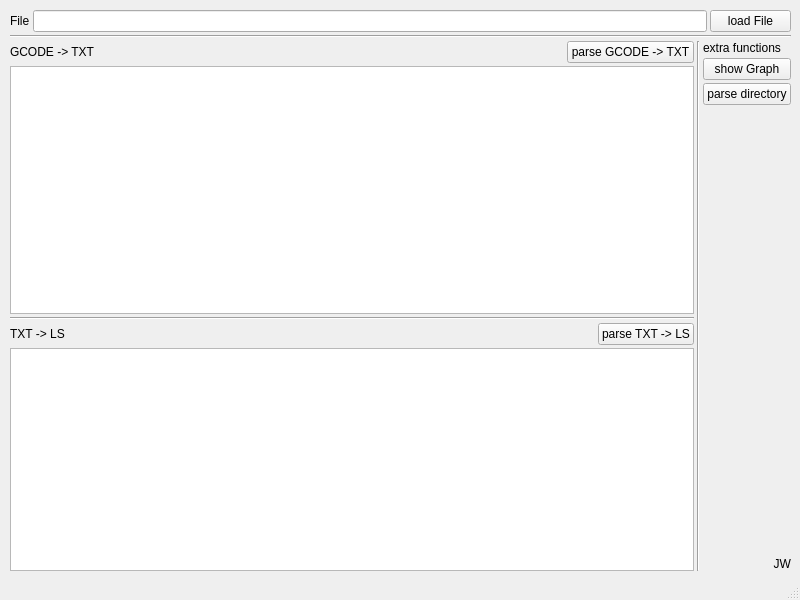
<?xml version="1.0" encoding="UTF-8"?>
<ui version="4.0">
 <class>MainWindow</class>
 <widget class="QMainWindow" name="MainWindow">
  <property name="geometry">
   <rect>
    <x>0</x>
    <y>0</y>
    <width>800</width>
    <height>600</height>
   </rect>
  </property>
  <property name="sizePolicy">
   <sizepolicy hsizetype="Fixed" vsizetype="Fixed">
    <horstretch>0</horstretch>
    <verstretch>0</verstretch>
   </sizepolicy>
  </property>
  <property name="minimumSize">
   <size>
    <width>800</width>
    <height>600</height>
   </size>
  </property>
  <property name="maximumSize">
   <size>
    <width>800</width>
    <height>641</height>
   </size>
  </property>
  <property name="windowTitle">
   <string>Parser GCODE -&gt; TXT -&gt; LS gui_v03_180802</string>
  </property>
  <widget class="QWidget" name="centralwidget">
   <property name="sizePolicy">
    <sizepolicy hsizetype="Fixed" vsizetype="Fixed">
     <horstretch>0</horstretch>
     <verstretch>0</verstretch>
    </sizepolicy>
   </property>
   <property name="minimumSize">
    <size>
     <width>800</width>
     <height>600</height>
    </size>
   </property>
   <property name="maximumSize">
    <size>
     <width>800</width>
     <height>559</height>
    </size>
   </property>
   <widget class="QWidget" name="verticalLayoutWidget_3">
    <property name="geometry">
     <rect>
      <x>10</x>
      <y>10</y>
      <width>781</width>
      <height>561</height>
     </rect>
    </property>
    <layout class="QVBoxLayout" name="verticalLayout_3">
     <property name="spacing">
      <number>3</number>
     </property>
     <property name="sizeConstraint">
      <enum>QLayout::SetMinimumSize</enum>
     </property>
     <item>
      <layout class="QHBoxLayout" name="horizontalLayout">
       <item>
        <widget class="QLabel" name="label">
         <property name="text">
          <string>File</string>
         </property>
        </widget>
       </item>
       <item>
        <widget class="QLineEdit" name="lineEdit"/>
       </item>
       <item>
        <widget class="QPushButton" name="button_loadFile">
         <property name="sizePolicy">
          <sizepolicy hsizetype="Fixed" vsizetype="Fixed">
           <horstretch>81</horstretch>
           <verstretch>0</verstretch>
          </sizepolicy>
         </property>
         <property name="minimumSize">
          <size>
           <width>81</width>
           <height>0</height>
          </size>
         </property>
         <property name="text">
          <string>load File</string>
         </property>
        </widget>
       </item>
      </layout>
     </item>
     <item>
      <widget class="Line" name="line_3">
       <property name="orientation">
        <enum>Qt::Horizontal</enum>
       </property>
      </widget>
     </item>
     <item>
      <layout class="QHBoxLayout" name="horizontalLayout_4">
       <property name="spacing">
        <number>3</number>
       </property>
       <item>
        <layout class="QVBoxLayout" name="verticalLayout">
         <property name="spacing">
          <number>3</number>
         </property>
         <property name="topMargin">
          <number>0</number>
         </property>
         <property name="rightMargin">
          <number>0</number>
         </property>
         <property name="bottomMargin">
          <number>0</number>
         </property>
         <item>
          <layout class="QHBoxLayout" name="horizontalLayout_2">
           <item>
            <widget class="QLabel" name="label_2">
             <property name="text">
              <string>GCODE -&gt; TXT</string>
             </property>
            </widget>
           </item>
           <item>
            <spacer name="horizontalSpacer">
             <property name="orientation">
              <enum>Qt::Horizontal</enum>
             </property>
             <property name="sizeHint" stdset="0">
              <size>
               <width>40</width>
               <height>20</height>
              </size>
             </property>
            </spacer>
           </item>
           <item>
            <widget class="QPushButton" name="button_parse1">
             <property name="text">
              <string>parse GCODE -&gt; TXT</string>
             </property>
            </widget>
           </item>
          </layout>
         </item>
         <item>
          <widget class="QTextBrowser" name="textBrowser_1"/>
         </item>
         <item>
          <widget class="Line" name="line_4">
           <property name="orientation">
            <enum>Qt::Horizontal</enum>
           </property>
          </widget>
         </item>
         <item>
          <layout class="QVBoxLayout" name="verticalLayout_2">
           <item>
            <layout class="QHBoxLayout" name="horizontalLayout_3">
             <item>
              <widget class="QLabel" name="label_3">
               <property name="text">
                <string>TXT -&gt; LS</string>
               </property>
              </widget>
             </item>
             <item>
              <spacer name="horizontalSpacer_2">
               <property name="orientation">
                <enum>Qt::Horizontal</enum>
               </property>
               <property name="sizeHint" stdset="0">
                <size>
                 <width>40</width>
                 <height>20</height>
                </size>
               </property>
              </spacer>
             </item>
             <item>
              <widget class="QPushButton" name="button_parse2">
               <property name="text">
                <string>parse TXT -&gt; LS</string>
               </property>
              </widget>
             </item>
            </layout>
           </item>
           <item>
            <widget class="QTextBrowser" name="textBrowser_2"/>
           </item>
          </layout>
         </item>
        </layout>
       </item>
       <item>
        <widget class="Line" name="line_2">
         <property name="orientation">
          <enum>Qt::Vertical</enum>
         </property>
        </widget>
       </item>
       <item>
        <layout class="QVBoxLayout" name="verticalLayout_5">
         <item>
          <widget class="QLabel" name="label_5">
           <property name="text">
            <string>extra functions</string>
           </property>
          </widget>
         </item>
         <item>
          <widget class="QPushButton" name="button_showGraph">
           <property name="minimumSize">
            <size>
             <width>81</width>
             <height>0</height>
            </size>
           </property>
           <property name="text">
            <string>show Graph</string>
           </property>
          </widget>
         </item>
         <item>
          <widget class="QPushButton" name="button_parseAll">
           <property name="minimumSize">
            <size>
             <width>81</width>
             <height>0</height>
            </size>
           </property>
           <property name="text">
            <string>parse directory</string>
           </property>
          </widget>
         </item>
         <item>
          <spacer name="verticalSpacer">
           <property name="orientation">
            <enum>Qt::Vertical</enum>
           </property>
           <property name="sizeHint" stdset="0">
            <size>
             <width>20</width>
             <height>40</height>
            </size>
           </property>
          </spacer>
         </item>
         <item>
          <widget class="QLabel" name="label_4">
           <property name="text">
            <string>JW</string>
           </property>
           <property name="alignment">
            <set>Qt::AlignRight|Qt::AlignTrailing|Qt::AlignVCenter</set>
           </property>
          </widget>
         </item>
        </layout>
       </item>
      </layout>
     </item>
    </layout>
   </widget>
  </widget>
  <widget class="QMenuBar" name="menubar">
   <property name="geometry">
    <rect>
     <x>0</x>
     <y>0</y>
     <width>800</width>
     <height>21</height>
    </rect>
   </property>
  </widget>
  <widget class="QStatusBar" name="statusbar"/>
 </widget>
 <resources/>
 <connections/>
</ui>
